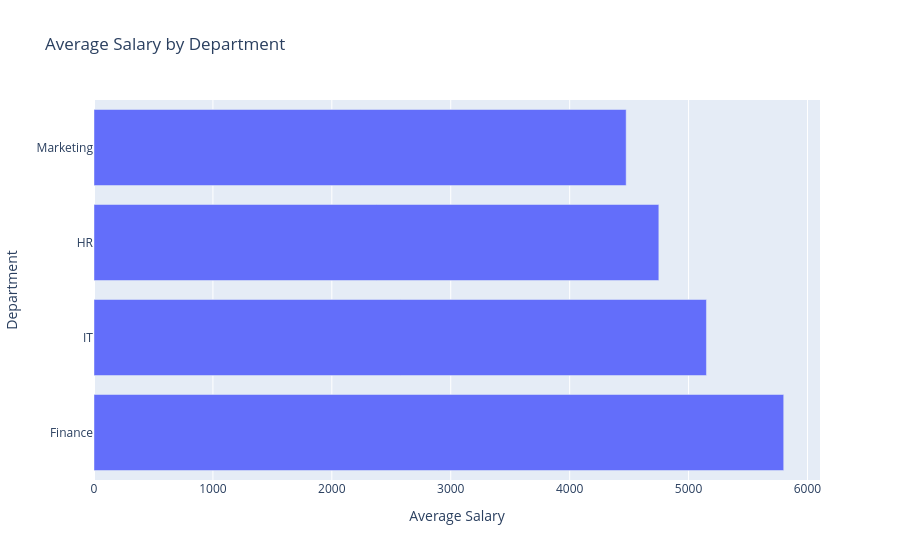

The cell this chart's notebook holds for it:
### Code cell
avg_salary = new_df.groupby("Department")["Salary"].mean().sort_values(ascending=False)
fig1 = px.bar(
    x=avg_salary.values,
    y=avg_salary.index,
    title="Average Salary by Department"
) 

fig1.update_layout(
    xaxis_title="Average Salary",
    yaxis_title="Department"
)

fig1.show()

### Figure 1 — Plotly figure (JSON) as saved in the notebook; plotly's stock layout.template omitted (floating-point values rounded to 4 significant figures)
{"data": [{"hovertemplate": "x=%{x}<br>y=%{y}<extra></extra>", "legendgroup": "", "marker": {"color": "#636efa", "pattern": {"shape": ""}}, "name": "", "orientation": "h", "showlegend": false, "textposition": "auto", "type": "bar", "x": [5800.0, 5150.0, 4750.0, 4475.0], "xaxis": "x", "y": ["Finance", "IT", "HR", "Marketing"], "yaxis": "y"}], "layout": {"barmode": "relative", "legend": {"tracegroupgap": 0}, "title": {"text": "Average Salary by Department"}, "xaxis": {"anchor": "y", "domain": [0, 1], "title": {"text": "Average Salary"}}, "yaxis": {"anchor": "x", "domain": [0, 1], "title": {"text": "Department"}}}}
